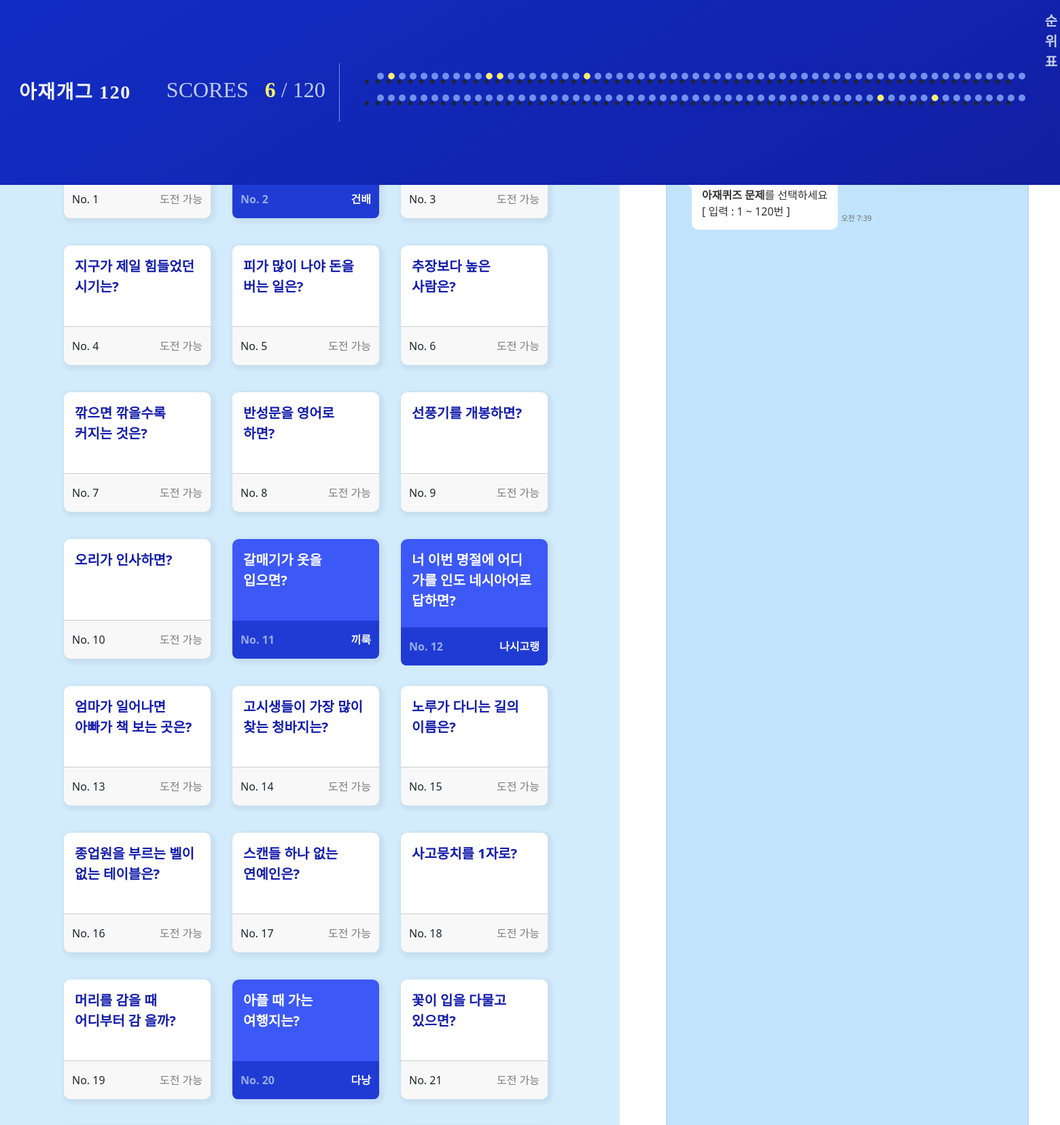
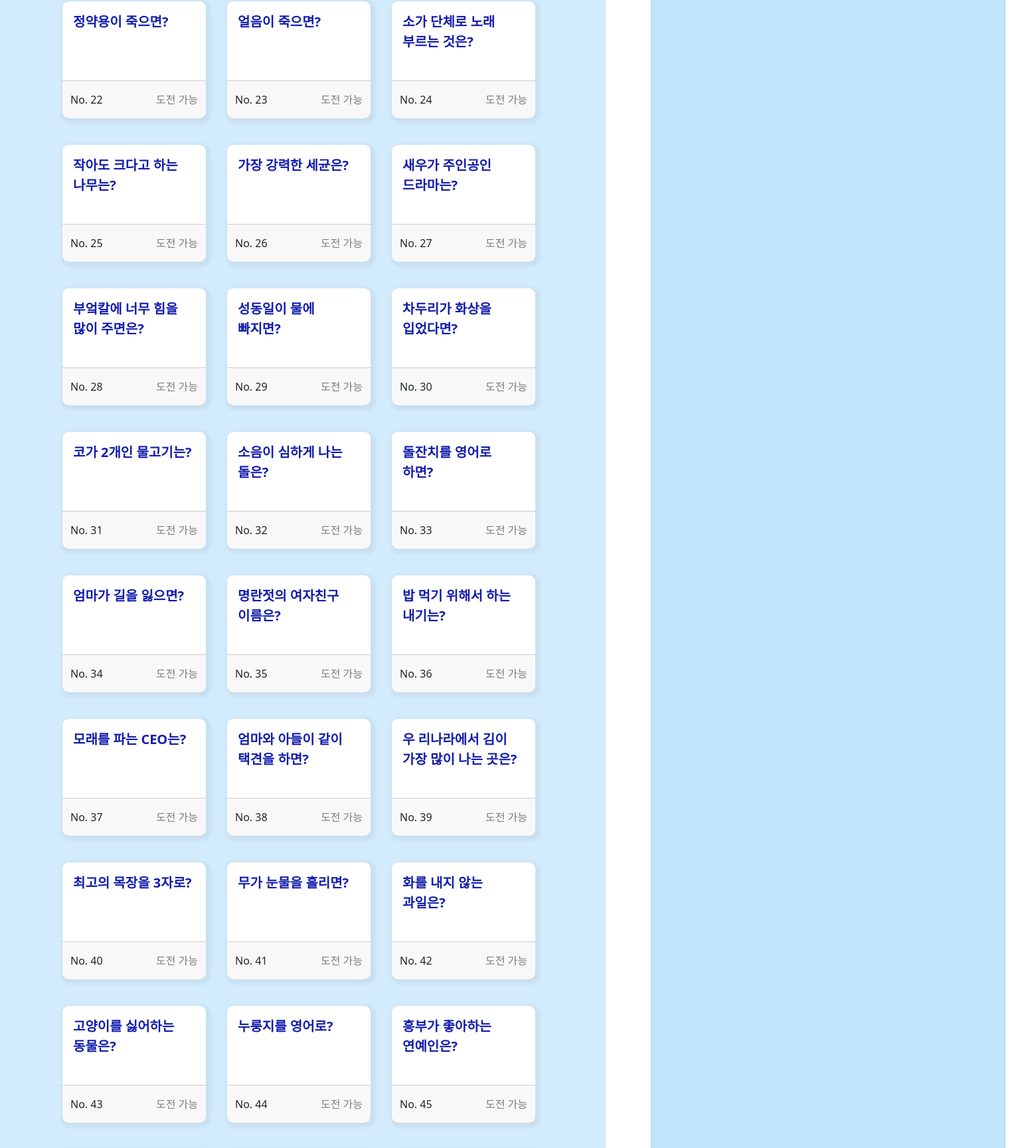
The app's page /status/show/ (signed in, upper part) with its own data (2 pictures, top to bottom).
### homepage/models.py (models this page shows)
class azquiz(db.Model):
    id = db.Column(db.Integer, primary_key=True)
    quiz = db.Column(db.String(150), nullable=False)
    answer = db.Column(db.String(50), nullable=False)
    hint = db.Column(db.String(50), nullable=False)

### homepage/views/status_views.py (the view)
@bp.route('/show/', methods=('GET', 'POST'))
@login_required
def show():
    solved = Solved.query.filter_by(user_id=g.user.id).all()
    quizs = azquiz.query
    solved_quiz_ids = []
    for solve in solved:
        solved_quiz_ids.append(solve.quiz_id)
    return render_template('status.html', quizs=quizs, solved_quiz_ids=solved_quiz_ids)

### homepage/views/auth_views.py (called while the page is built)
@bp.before_app_request
def load_logged_in_user():
    user_id = session.get('user_id')
    if user_id is None:
        g.user = None
    else:
        g.user = Users.query.get(user_id)

def login_required(view):
    @functools.wraps(view)
    def wrapped_view(*args, **kwargs):
        if g.user is None:
            _next = request.url if request.method == 'GET' else ''
            return redirect(url_for('auth.login', next=_next))
        return view(*args, **kwargs)
    return wrapped_view

### homepage/templates/status.html (shortened to what this page needs)
{% extends 'base.html' %}
{% block content %}
<link rel="stylesheet" href="https://cdnjs.cloudflare.com/ajax/libs/meyer-reset/2.0/reset.min.css" />
<div class="nav-background-behind"></div>
<div class="container-fruid whole_wrap">
    <div class="row">
        <div class="col-sm-7 quiz_wrap">
            <div class="d-flex flex-wrap justify-content-center align-items-start mx-3 my-4 p-3">
                {% for quiz in quizs %}
                <div class="my-1 quizBoxSelect" id="{{ loop.index }}">
                    <div class="col-10 card m-3" style="width: 13.5rem; height: 11rem; border-radius: 0.6rem;"
                        id="quizbox{{ loop.index }}">
                        {% if quiz.id in solved_quiz_ids %}
                        <div class="card-body text-quiz quizsuccess-top">
                            <h5 class="card-title fs-5 text fw-bold lh-base quizsuccess-text"
                                style="word-break:keep-all" id="quiz{{ quiz.id }}">{{ quiz.quiz }}</h5>
                        </div>
                        <div class="container card-footer quizsuccess">
                            <div class="row">
                                <span class="col-5 p-2 fs-6 fw-bold quizsuccess-number">No. {{ quiz.id }}</span>
                                <span class="col-7 text-end p-2 text-light fw-bold">
                                    {{ quiz.answer }}
                                </span>
                            </div>
                        </div>
                        {% else %}
                        <div class="card-body text-quiz" id="quizCardBody{{ quiz.id }}">
                            <h5 class="card-title fs-5 text fw-bold lh-base" style="word-break: keep-all"
                                id="quiz{{ quiz.id }}">{{ quiz.quiz }}</h5>
                        </div>
                        <div class="container card-footer" id="unSolvedDiv{{ quiz.id }}">
                            <div class="row">
                                <span class="col-5 p-2 fs-6" id="unSolvedSpanQuizId{{ quiz.id }}">No. {{
                                    quiz.id}}</span>
                                <span class="col-7 text-end p-2 text-black-50" id="unSolvedSpan{{ quiz.id }}">
                                    도전 가능
                                </span>
                            </div>
                        </div>
                        {% endif %}
                    </div>
                </div>
                {% endfor %}
            </div>
        </div>
        <div class="col-lg-5">
            <div class="chat_wrap">
                <div class="inner">
                </div>
            </div>
        </div>
    </div>
</div>
{% endblock %}

### homepage/static/style.css (style rules this page uses)
html, body { scroll-behavior: smooth; }
body { overflow: hidden; }
.text-quiz { color: #131dac; }
.nav-background-behind { position: fixed; width: 100%; height: 85px; }
.card { border: none; box-shadow: 3px 3px 5px 4px rgb(77, 71, 71, 0.075); }
.card-footer:last-child { border-radius: 0 0 0.5rem 0.5rem; }
.quizsuccess-top { transition: background-color 0.5s ease-in-out; background-color: #3c58f7; border-top-left-radius: 0.6rem; border-top-right-radius: 0.6rem; }
.quizsuccess-top .quizsuccess-text { transition: color 0.5s ease-in-out; color: #FFFFFF !important; }
.quizsuccess-number { transition: color 0.5s ease-in-out; color: #9aace7 !important; }
.quizsuccess { transition: background-color 0.5s ease-in-out; background-color: #203bd4; border-top: 0; }
.quizBoxSelect { opacity: 1; }
.whole_wrap { overflow: hidden; height: 100vh; padding-top: 85px; }

### records on screen
azquiz: id "1"
azquiz: id "2", answer "건배"
azquiz: id "3"
azquiz: quiz "지구가 제일 힘들었던 시기는?", id "4"
azquiz: quiz "피가 많이 나야 돈을 버는 일은?", id "5"
azquiz: quiz "추장보다 높은 사람은?", id "6"
azquiz: quiz "깎으면 깎을수록 커지는 것은?", id "7"
azquiz: quiz "반성문을 영어로 하면?", id "8"
azquiz: quiz "선풍기를 개봉하면?", id "9"
azquiz: quiz "오리가 인사하면?", id "10"
azquiz: quiz "갈매기가 옷을 입으면?", id "11", answer "끼룩"
azquiz: quiz "너 이번 명절에 어디 가를 인도 네시아어로 답하면?", id "12", answer "나시고랭"
azquiz: quiz "엄마가 일어나면 아빠가 책 보는 곳은?", id "13"
azquiz: quiz "고시생들이 가장 많이 찾는 청바지는?", id "14"
azquiz: quiz "노루가 다니는 길의 이름은?", id "15"
azquiz: quiz "종업원을 부르는 벨이 없는 테이블은?", id "16"
azquiz: quiz "스캔들 하나 없는 연예인은?", id "17"
azquiz: quiz "사고뭉치를 1자로?", id "18"
azquiz: quiz "머리를 감을 때 어디부터 감 을까?", id "19"
azquiz: quiz "아플 때 가는 여행지는?", id "20", answer "다낭"
azquiz: quiz "꽃이 입을 다물고 있으면?", id "21"
azquiz: quiz "정약용이 죽으면?", id "22"
azquiz: quiz "얼음이 죽으면?", id "23"
azquiz: quiz "소가 단체로 노래 부르는 것은?", id "24"
azquiz: quiz "작아도 크다고 하는 나무는?", id "25"
azquiz: quiz "가장 강력한 세균은?", id "26"
azquiz: quiz "새우가 주인공인 드라마는?", id "27"
azquiz: quiz "부엌칼에 너무 힘을 많이 주면은?", id "28"
azquiz: quiz "성동일이 물에 빠지면?", id "29"
azquiz: quiz "차두리가 화상을 입었다면?", id "30"
azquiz: quiz "코가 2개인 물고기는?", id "31"
azquiz: quiz "소음이 심하게 나는 돌은?", id "32"
azquiz: quiz "돌잔치를 영어로 하면?", id "33"
azquiz: quiz "엄마가 길을 잃으면?", id "34"
azquiz: quiz "명란젓의 여자친구 이름은?", id "35"
azquiz: quiz "밥 먹기 위해서 하는 내기는?", id "36"
azquiz: quiz "모래를 파는 CEO는?", id "37"
azquiz: quiz "엄마와 아들이 같이 택견을 하면?", id "38"
azquiz: quiz "우 리나라에서 김이 가장 많이 나는 곳은?", id "39"
azquiz: quiz "최고의 목장을 3자로?", id "40"
azquiz: quiz "무가 눈물을 흘리면?", id "41"
azquiz: quiz "화를 내지 않는 과일은?", id "42"
azquiz: quiz "고양이를 싫어하는 동물은?", id "43"
azquiz: quiz "누룽지를 영어로?", id "44"
azquiz: quiz "흥부가 좋아하는 연예인은?", id "45"

### other values on screen
{{ solved_quiz_ids|length }} "6"
